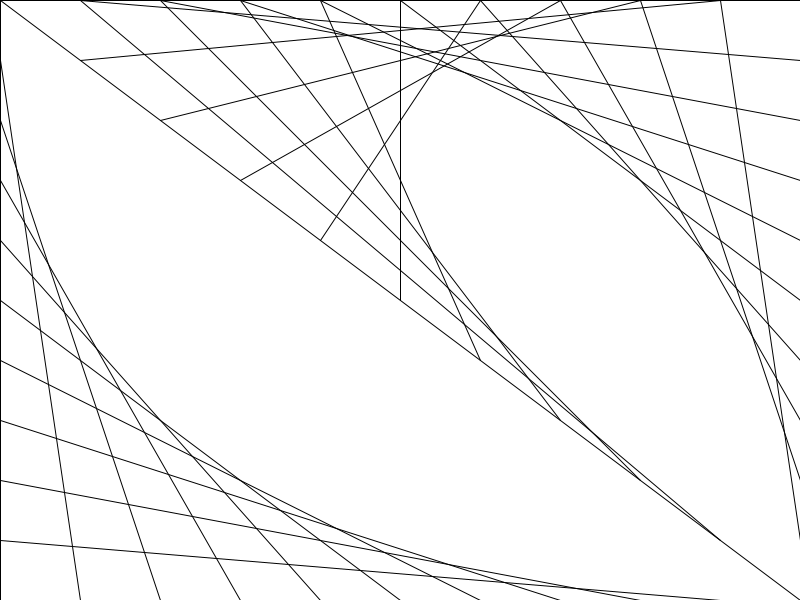
Frame 1 (no input)
Frame 60 (the mouse pressed at the canvas centre just before this capture): identical to frame 1, image omitted
Frame 120 (the mouse held since frame 60 and released just before this capture): identical to frame 1, image omitted

The Processing sketch that drew this single still picture (run headless with seeded random() and noise(); from frame 60 on, the mouse is pressed at the canvas centre):

// Processing sketch: Espiral
// ── Espiral.pde
int cant = 10;
int sepx, sepy;

void setup() {
  size(800, 600);
  sepx = width/cant;
  sepy = height/cant;
}

void draw() {
  background(255);
  for (int i = 0; i<cant; i++) {
    line(0, i*sepy, i*sepx, height);
    line(i*sepx, 0, width, i*sepy);
    line(i*sepx, 0, width - (i*sepx), height - (i*sepy));
  }
}
